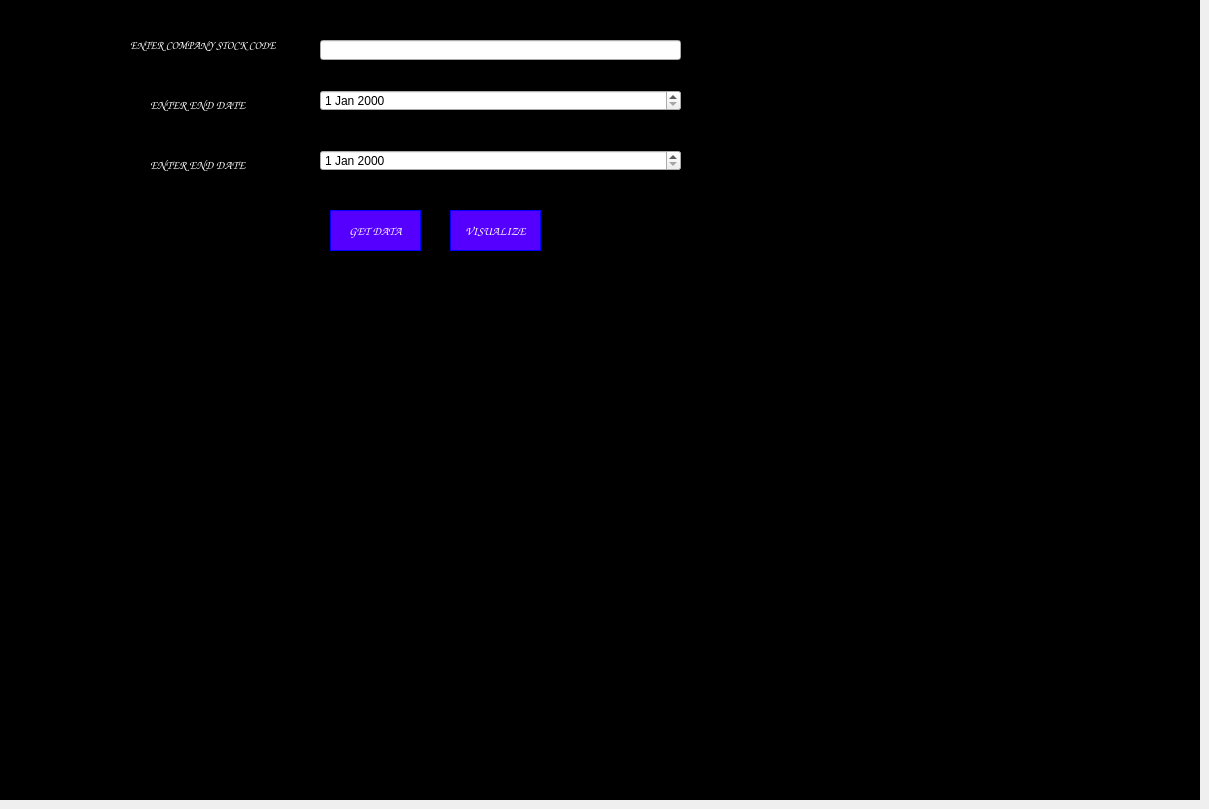
    <widget class="QWidget" name="tab_3">
     <attribute name="title">
      <string>HOME</string>
     </attribute>
     <widget class="QPushButton" name="pushButton2">
      <property name="geometry">
       <rect>
        <x>450</x>
        <y>210</y>
        <width>91</width>
        <height>41</height>
       </rect>
      </property>
      <property name="font">
       <font>
        <family>Comic Sans MS</family>
        <weight>75</weight>
        <italic>true</italic>
        <bold>true</bold>
       </font>
      </property>
      <property name="styleSheet">
       <string notr="true">background-color: rgb(85, 0, 255);
color:white;
padding:10px;
content:10px;
border: 1px solid blue;
</string>
      </property>
      <property name="text">
       <string>VISUALIZE</string>
      </property>
     </widget>
     <widget class="QLabel" name="label2">
      <property name="geometry">
       <rect>
        <x>150</x>
        <y>90</y>
        <width>151</width>
        <height>31</height>
       </rect>
      </property>
      <property name="font">
       <font>
        <family>Comic Sans MS</family>
        <weight>75</weight>
        <italic>true</italic>
        <bold>true</bold>
       </font>
      </property>
      <property name="text">
       <string>&lt;html&gt;&lt;head/&gt;&lt;body&gt;&lt;p&gt;&lt;span style=&quot; color:#ffffff;&quot;&gt;ENTER END DATE&lt;/span&gt;&lt;/p&gt;&lt;/body&gt;&lt;/html&gt;</string>
      </property>
     </widget>
     <widget class="MplWidget" name="MplWidget" native="true">
      <property name="geometry">
       <rect>
        <x>560</x>
        <y>280</y>
        <width>600</width>
        <height>300</height>
       </rect>
      </property>
      <property name="font">
       <font>
        <family>Comic Sans MS</family>
        <italic>true</italic>
       </font>
      </property>
     </widget>
     <widget class="QTableView" name="tableView1">
      <property name="geometry">
       <rect>
        <x>10</x>
        <y>280</y>
        <width>500</width>
        <height>300</height>
       </rect>
      </property>
      <property name="styleSheet">
       <string notr="true">background-color:rgb(75, 0, 130);
alternate-background-color: rgb(85, 0, 127);
background-color: rgb(0, 0, 0);
color:red;
QHeaderView:: background-color:red;</string>
      </property>
      <property name="alternatingRowColors">
       <bool>true</bool>
      </property>
      <attribute name="horizontalHeaderStretchLastSection">
       <bool>true</bool>
      </attribute>
     </widget>
     <widget class="QPushButton" name="pushButton1">
      <property name="geometry">
       <rect>
        <x>330</x>
        <y>210</y>
        <width>91</width>
        <height>41</height>
       </rect>
      </property>
      <property name="font">
       <font>
        <family>Comic Sans MS</family>
        <weight>75</weight>
        <italic>true</italic>
        <bold>true</bold>
       </font>
      </property>
      <property name="styleSheet">
       <string notr="true">background-color: rgb(85, 0, 255);
color:white;
padding:10px;
content:10px;
border: 1px solid blue;
</string>
      </property>
      <property name="text">
       <string>GET DATA</string>
      </property>
     </widget>
     <widget class="QDateEdit" name="dateEdit1">
      <property name="geometry">
       <rect>
        <x>320</x>
        <y>90</y>
        <width>361</width>
        <height>21</height>
       </rect>
      </property>
     </widget>
     <widget class="QLabel" name="label3">
      <property name="geometry">
       <rect>
        <x>150</x>
        <y>150</y>
        <width>151</width>
        <height>31</height>
       </rect>
      </property>
      <property name="font">
       <font>
        <family>Comic Sans MS</family>
        <weight>75</weight>
        <italic>true</italic>
        <bold>true</bold>
       </font>
      </property>
      <property name="text">
       <string>&lt;html&gt;&lt;head/&gt;&lt;body&gt;&lt;p&gt;&lt;span style=&quot; color:#ffffff;&quot;&gt;ENTER END DATE&lt;/span&gt;&lt;/p&gt;&lt;/body&gt;&lt;/html&gt;</string>
      </property>
     </widget>
     <widget class="QDateEdit" name="dateEdit2">
      <property name="geometry">
       <rect>
        <x>320</x>
        <y>150</y>
        <width>361</width>
        <height>21</height>
       </rect>
      </property>
     </widget>
     <widget class="QLineEdit" name="lineEdit1">
      <property name="geometry">
       <rect>
        <x>320</x>
        <y>40</y>
        <width>361</width>
        <height>20</height>
       </rect>
      </property>
     </widget>
     <widget class="QWidget" name="widget" native="true">
      <property name="geometry">
       <rect>
        <x>0</x>
        <y>0</y>
        <width>1200</width>
        <height>800</height>
       </rect>
      </property>
      <property name="styleSheet">
       <string notr="true">background-color:rgb(75, 0, 130);
background-color: rgb(0, 0, 0);</string>
      </property>
      <widget class="QLabel" name="label1">
       <property name="geometry">
        <rect>
         <x>130</x>
         <y>30</y>
         <width>181</width>
         <height>31</height>
        </rect>
       </property>
       <property name="font">
        <font>
         <family>Comic Sans MS</family>
         <pointsize>8</pointsize>
         <weight>75</weight>
         <italic>true</italic>
         <bold>true</bold>
        </font>
       </property>
       <property name="text">
        <string>&lt;html&gt;&lt;head/&gt;&lt;body&gt;&lt;p&gt;&lt;span style=&quot; color:#ffffff;&quot;&gt;ENTER COMPANY STOCK CODE&lt;/span&gt;&lt;/p&gt;&lt;/body&gt;&lt;/html&gt;</string>
       </property>
      </widget>
     </widget>
     <zorder>widget</zorder>
     <zorder>pushButton2</zorder>
     <zorder>label2</zorder>
     <zorder>MplWidget</zorder>
     <zorder>tableView1</zorder>
     <zorder>pushButton1</zorder>
     <zorder>dateEdit1</zorder>
     <zorder>label3</zorder>
     <zorder>dateEdit2</zorder>
     <zorder>lineEdit1</zorder>
    </widget>
